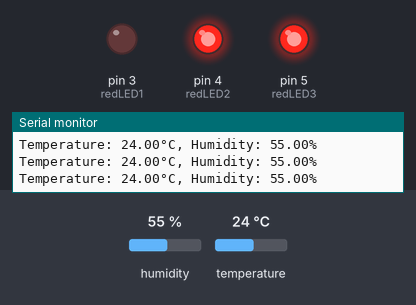
This sketch was run on a simulated Arduino Uno, built with avr-gcc and run on an emulated ATmega328P. Parts: output pins drawn as LEDs (lit = HIGH), the last lines printed to the serial monitor. The test bench sets the inputs (shaded band); at power-on: humidity 55 %, temperature 24 °C.

Above: at 2.8 s.
2.9 s: humidity set to 78 %
5.6 s: humidity set to 81 %
At 6.5 s:
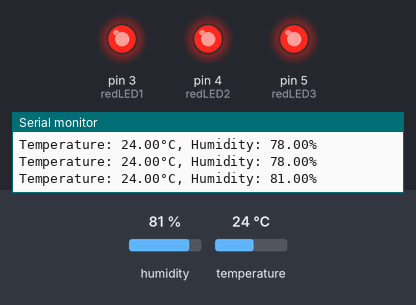
8.3 s: humidity set to 22 %
At 11.3 s:
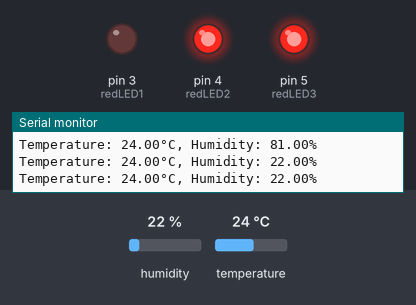
11.6 s: temperature set to 27 °C
At 12.7 s:
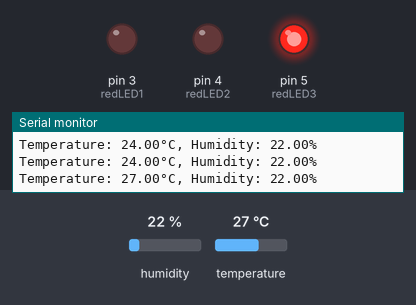
14.3 s: humidity set to 68 %
17.4 s: humidity set to 71 %
At 18.8 s:
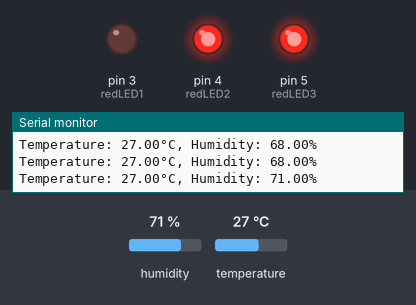
Timing chart, 0 to 20.4 s (numbered marks = the images above; inputs shaded):
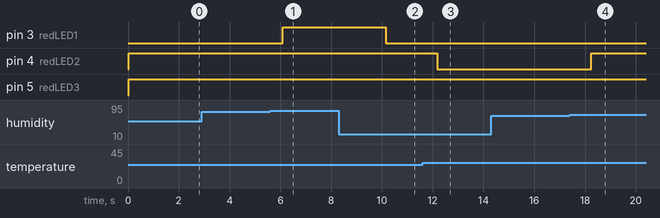

Measured:
- the behaviour switches between 79 and 80 % on humidity (found by bisection; images 0 and 1)
- the behaviour switches between 25 and 26 °C on temperature (found by bisection; images 2 and 3)
- the behaviour switches between 69 and 70 % on humidity (found by bisection; images 3 and 4)
- after the input at 5.6 s, pin 3 (redLED1): LOW → HIGH after 0.50 s
- after the input at 8.3 s, pin 3 (redLED1): HIGH → LOW after 1.9 s
- after the input at 11.6 s, pin 4 (redLED2): HIGH → LOW after 0.58 s
- after the input at 17.4 s, pin 4 (redLED2): LOW → HIGH after 0.85 s

The sketch:

dhtled.ino
```cpp
#include <DHT.h>
#define DHTPIN 7
#define DHTTYPE DHT11
DHT dht(DHTPIN, DHTTYPE);
int redLED1 = 3;
int redLED2 = 4;
int redLED3 = 5;

void setup() {
  Serial.begin(9600);
  dht.begin();

  pinMode(redLED1, OUTPUT);
  pinMode(redLED2, OUTPUT);
  pinMode(redLED3, OUTPUT);
}

void loop() {
  float humidity = dht.readHumidity();
  float temperature = dht.readTemperature();

  if (isnan(humidity) || isnan(temperature)) {
    Serial.println("Failed to read from DHT sensor!");
    delay(2000);
    return;
  }

  Serial.print("Temperature: ");
  Serial.print(temperature);
  Serial.print("°C, Humidity: ");
  Serial.print(humidity);
  Serial.println("%");

  if (humidity >= 80 || temperature >= 28) {
    digitalWrite(redLED1, HIGH);
    digitalWrite(redLED2, HIGH);
    digitalWrite(redLED3, HIGH);
  }
  else if (humidity >= 70 || temperature < 26) {
    digitalWrite(redLED1, LOW);
    digitalWrite(redLED2, HIGH);
    digitalWrite(redLED3, HIGH);
  }
  else {
    digitalWrite(redLED1, LOW);
    digitalWrite(redLED2, LOW);
    digitalWrite(redLED3, HIGH);
  }

  delay(1000);
}
```
